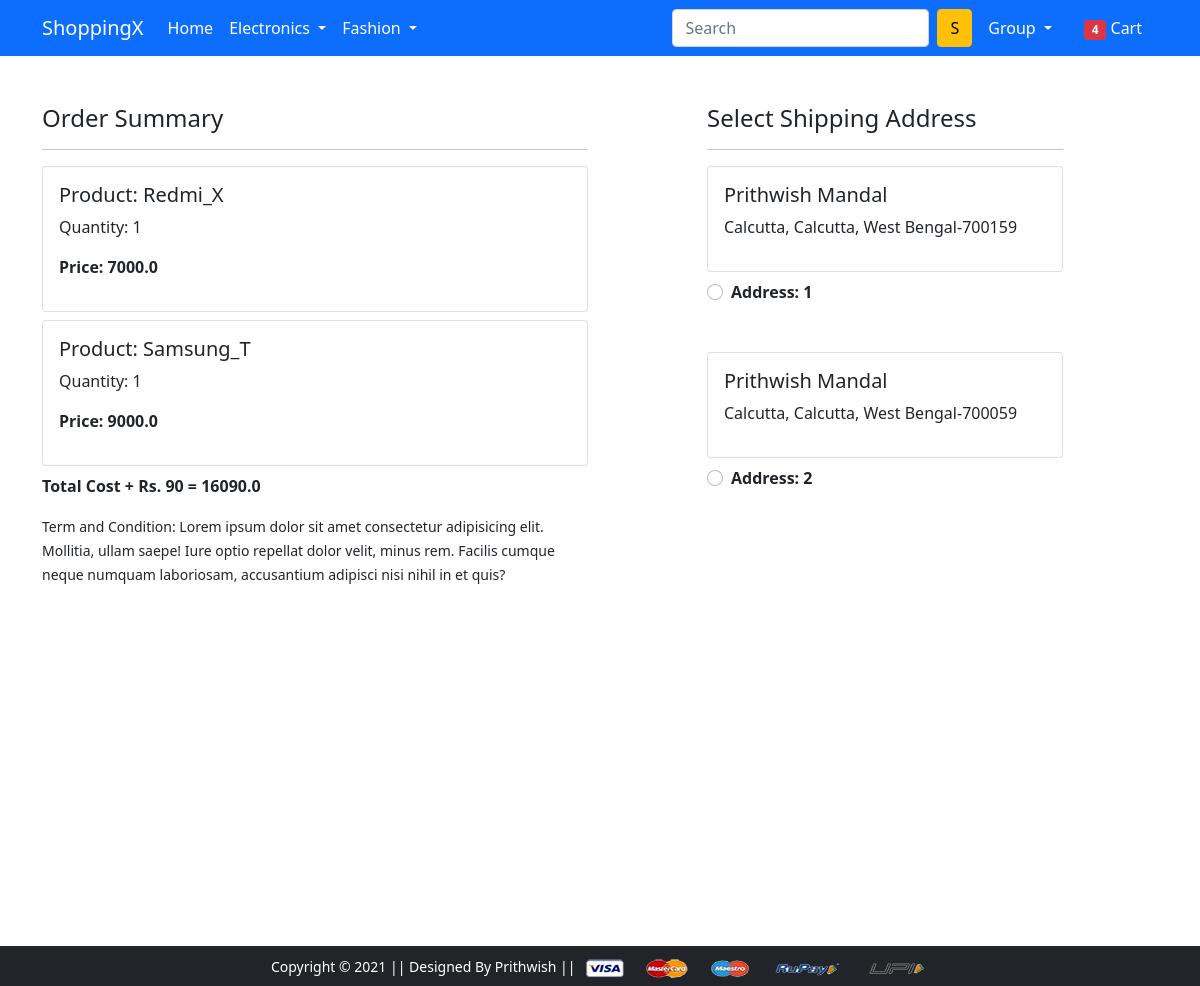
Screenshot of /checkout/ (signed in) with the database file from the repository.
### app/models.py (models this page shows, shortened)
class Cart(models.Model):
    user = models.ForeignKey(User, on_delete=models.CASCADE)
    product = models.ForeignKey(Product, on_delete=models.CASCADE)
    quantity = models.PositiveIntegerField(default=1)
    @property
    def total_cost(self):
        return self.quantity * self.product.discount_price

class Product(models.Model):
    title = models.CharField(max_length=100)
    selling_price = models.FloatField()
    discount_price = models.FloatField()
    description = models.CharField(max_length=20)
    brand = models.CharField(max_length=20)
    category = models.CharField(choices=CATEGORY_CHOICES, max_length=4)
    product_image = models.ImageField(upload_to='productimg')

class Customer(models.Model):
    user = models.ForeignKey(User, on_delete=models.CASCADE)
    name = models.CharField(max_length=20)
    locality = models.CharField(max_length=20)
    city = models.CharField(max_length=20)
    zipcode = models.IntegerField()
    state = models.CharField(choices=STATE_CHOICES, max_length=50)

### app/views.py (the view)
# urls.py: path('checkout/', views.checkout, name='checkout'),
@login_required
def checkout(request):
    user = request.user
    add = Customer.objects.filter(user=user)
    cart_items = Cart.objects.filter(user=user)
    amount = 0.0
    shipping_amount=90.0
    cart_product = [p for p in Cart.objects.all() if p.user==request.user]
    if cart_product:
        for p in cart_product:
            tempamount = (p.quantity * p.product.discount_price)
            amount += tempamount
        totalamount=amount+shipping_amount
    return render(request, 'app/checkout.html', {'add':add, 'totalamount':totalamount, 'cart_items':cart_items})

### app/templates/app/checkout.html (shortened to what this page needs)
{% extends 'app/base.html' %}
{% load static %}
{% block main-content %}
<div class="container">
 <div class="row mt-5">
  <div class="col-sm-6">
    <h4>Order Summary</h4>
    <hr>
	{% for item in cart_items %}
      <div class="card mb-2">
        <div class="card-body">
          <h5>Product: {{item.product.title}}</h5>
          <p>Quantity: {{item.quantity}}</p>
          <p class="fw-bold">Price: {{item.total_cost}}</p>
        </div>
      </div>
	  {% endfor %}
	  <p class="fw-bold">Total Cost + Rs. 90 = {{totalamount}}</p>
    <small>Term and Condition: Lorem ipsum dolor sit amet consectetur adipisicing elit. Mollitia, ullam saepe! Iure optio repellat dolor velit, minus rem. Facilis cumque neque numquam laboriosam, accusantium adipisci nisi nihil in et quis?</small>
  </div>
  <div class="col-sm-4 offset-sm-1">
    <h4>Select Shipping Address</h4>
    <hr>
    <form action="/paymentdone" id="myform">
	{% for ad in add %}
      <div class="card">
        <div class="card-body">
        <h5>{{ad.name}}</h5>
        <p>{{ad.locality}}, {{ad.city}}, {{ad.state}}-{{ad.zipcode}}</p>
        </div>
      </div>
        <div class="form-check mt-2 mb-5">
          <input class="form-check-input" type="radio" name="custid" id="custad{{forloop.counter}}" value="{{ad.id}}">
          <label class="form-check-label fw-bold" for="custad{{forloop.counter}}">
            Address: {{forloop.counter}} </label>
        </div>
		{% endfor %}
      </form>
    </div>
  </div>
</div>
<br>
<br>
<br>
<br>
<br>
<br>
<br>
<br>
<br>
{% endblock main-content %}

### app/templates/app/base.html (shortened to what this page needs)
<!doctype html>
{% load static %}
<html lang="en">
  <head>
    <link href="https://cdn.jsdelivr.net/npm/bootstrap@5.0.0-beta1/dist/css/bootstrap.min.css" rel="stylesheet">
    <link rel="stylesheet" href="{% static 'app/css/owl.carousel.min.css' %}">
    <link rel="stylesheet" href="{% static 'app/css/all.min.css' %}">
    <link rel="stylesheet" href="{% static 'app/css/style.css' %}">
  </head>
  <body>
    <nav class="navbar navbar-expand-lg navbar-dark bg-primary">
     <div class="container">
       <a class="navbar-brand" href="/">ShoppingX</a>
       <div class="collapse navbar-collapse" id="navbarSupportedContent">
         <ul class="navbar-nav me-auto mb-2 mb-lg-0">
           <li class="nav-item">
             <a class="nav-link active" aria-current="page" href="/">Home</a>
           </li>
           <li class="nav-item dropdown">
             <a class="nav-link dropdown-toggle text-white" href="#" id="electronicsDropdown" role="button" data-bs-toggle="dropdown" aria-expanded="false">
               Electronics
             </a>
           </li>
           <li class="nav-item dropdown">
             <a class="nav-link dropdown-toggle text-white" href="#" id="fashionDropdown" role="button" data-bs-toggle="dropdown" aria-expanded="false">
               Fashion
             </a>
           </li>
         </ul>
         <form class="d-flex" action="{% url 'search_options' %}">
           <input class="form-control me-2"  type="search" placeholder="Search" name="developer" id="developer" aria-label="Search">
           <button class="btn btn-warning" type="submit">S</button>
         </form>
         <div>
          <ul class="navbar-nav me-auto mb-2 mb-lg-0">
			{% if request.user.is_authenticated %}
           <li class="nav-item dropdown mx-2">
              <a class="nav-link dropdown-toggle text-white" href="#" id="profileDropdown" role="button" data-bs-toggle="dropdown" aria-expanded="false">
                {{request.user.username|capfirst}}
              </a>
            </li>
            <li class="nav-item mx-2">
             <a href="{% url 'showcart' %}" class="nav-link text-white"><span class="badge bg-danger">4</span> Cart </a>
            </li>
			{% endif %}
          </ul>
         </div>
       </div>
     </div>
	 <br>
    </nav>
    {% block main-content %} {% endblock main-content %}
	<br>
<br>
<br>
<br>
    <footer class="container-fluid bg-dark text-center p-2 mt-5">
        <small class="text-white">Copyright &copy; 2021 || Designed By Prithwish || </small>
        <img src="{% static 'app/images/payment.png' %}" alt="" srcset="" class="img-fluid" height="2px">
    </footer>
  </body>
</html>

### rows the page displays
Cart: product "Redmi_X", quantity "1", total_cost "7000.0"
Cart: product "Samsung_T", quantity "1", total_cost "9000.0"
Customer: name "Prithwish Mandal", locality "Calcutta", city "Calcutta", state "West Bengal", zipcode "700159"
Customer: name "Prithwish Mandal", locality "Calcutta", city "Calcutta", state "West Bengal", zipcode "700059"

### other values shown
{{ request.user.username|capfirst }} "Group"
{{ totalamount }} "16090.0"
